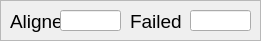
      <widget class="QFrame" name="frame_fiber">
       <property name="geometry">
        <rect>
         <x>300</x>
         <y>540</y>
         <width>261</width>
         <height>41</height>
        </rect>
       </property>
       <property name="frameShape">
        <enum>QFrame::StyledPanel</enum>
       </property>
       <property name="frameShadow">
        <enum>QFrame::Raised</enum>
       </property>
       <widget class="QLabel" name="label_failed">
        <property name="geometry">
         <rect>
          <x>130</x>
          <y>10</y>
          <width>71</width>
          <height>23</height>
         </rect>
        </property>
        <property name="font">
         <font>
          <family>Arial</family>
          <pointsize>14</pointsize>
          <bold>false</bold>
          <strikeout>false</strikeout>
         </font>
        </property>
        <property name="text">
         <string>Failed</string>
        </property>
       </widget>
       <widget class="QLabel" name="label_aligned">
        <property name="geometry">
         <rect>
          <x>10</x>
          <y>10</y>
          <width>51</width>
          <height>23</height>
         </rect>
        </property>
        <property name="font">
         <font>
          <family>Arial</family>
          <pointsize>14</pointsize>
          <bold>false</bold>
          <strikeout>false</strikeout>
         </font>
        </property>
        <property name="text">
         <string>Aligned</string>
        </property>
       </widget>
       <widget class="QLineEdit" name="lineEdit_failed">
        <property name="geometry">
         <rect>
          <x>190</x>
          <y>10</y>
          <width>61</width>
          <height>21</height>
         </rect>
        </property>
        <property name="text">
         <string/>
        </property>
        <property name="readOnly">
         <bool>true</bool>
        </property>
       </widget>
       <widget class="QLineEdit" name="lineEdit_aligned">
        <property name="geometry">
         <rect>
          <x>60</x>
          <y>10</y>
          <width>61</width>
          <height>21</height>
         </rect>
        </property>
        <property name="text">
         <string/>
        </property>
        <property name="readOnly">
         <bool>true</bool>
        </property>
       </widget>
      </widget>
